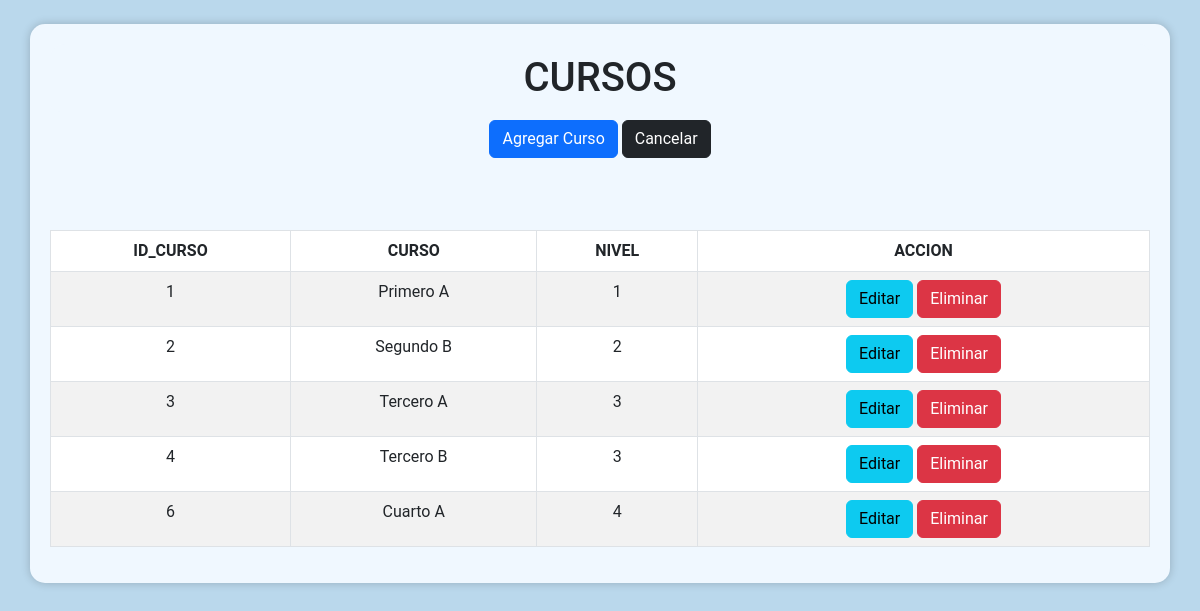
Page /admin/cursos/cursos.php on the committed database.
### tables this page shows
CREATE TABLE `curso` (
  `id_curso` int(11) NOT NULL,
  `tipo` varchar(50) NOT NULL,
  `nivel` int(11) NOT NULL
);

### admin/cursos/cursos.php (the view, shortened to what this page needs)
<?php
$conn = mysqli_connect("localhost", "root", "", "gestion_calificaciones");
?>
<!DOCTYPE html>
<html lang="en">
<head>
    <link rel="stylesheet" href="https://cdn.jsdelivr.net/npm/bootstrap@5.3.0-alpha1/dist/css/bootstrap.min.css">
</head>
<br>
<body>
    <div class="container">
        <h1>CURSOS</h1>
        <button type="button" class="btn btn-primary" onclick="window.location.href='insertarCurso.php'">Agregar Curso</button>
        <button type="button" class="btn btn-dark" onclick="window.location.href='../curso_materia/cursoMateria.php'">Cancelar</button>
        <br><br><br><br>
        <?php
        $sql = "SELECT * FROM curso";
        $result = mysqli_query($conn, $sql);
        ?>
        <table id="cursos" class="table table-bordered table-striped text-center">
            <thead>
                <tr class="bg-primary text-white">
                    <th scope="col">ID_CURSO</th>
                    <th scope="col">CURSO</th>
                    <th scope="col">NIVEL</th>
                    <th scope="col">ACCION</th>
                </tr>
            </thead>
            <tbody>
                <?php
                while ($mostrar = mysqli_fetch_array($result)) {
                    ?>
                    <tr>
                        <td><?php echo $mostrar['id_curso'] ?></td>
                        <td><?php echo $mostrar['tipo'] ?></td>
                        <td><?php echo $mostrar['nivel'] ?></td>
                        <td>
                            <button type="button" class="btn btn-info" onclick="window.location.href='editarCurso.php?id=<?php echo $mostrar["id_curso"]; ?>'">Editar</button>
                            <button type="button" class="btn btn-danger" onclick="window.location.href='eliminarCurso.php?id=<?php echo $mostrar["id_curso"]; ?>'">Eliminar</button>
                        </td>
                    </tr>
                <?php
                }
                ?>
            </tbody>
        </table>
    </div>
</body>
</html>

### admin/cursos/cursos.php (style rules this page uses)
body { background-color: #BAD8EC; font-family: "Roboto", sans-serif; text-align: center; }
.container { background-color: aliceblue; margin: auto; padding: 20px; border-radius: 15px; box-shadow: 0 0 10px rgba(0, 0, 0, 0.2); }
h1 { background-color: aliceblue; border-radius: 15px 10px 15px 10px; padding: 10px; }

### rows in the picture
curso: id_curso "1", tipo "Primero A", nivel "1"
curso: id_curso "2", tipo "Segundo B", nivel "2"
curso: id_curso "3", tipo "Tercero A", nivel "3"
curso: id_curso "4", tipo "Tercero B", nivel "3"
curso: id_curso "6", tipo "Cuarto A", nivel "4"
